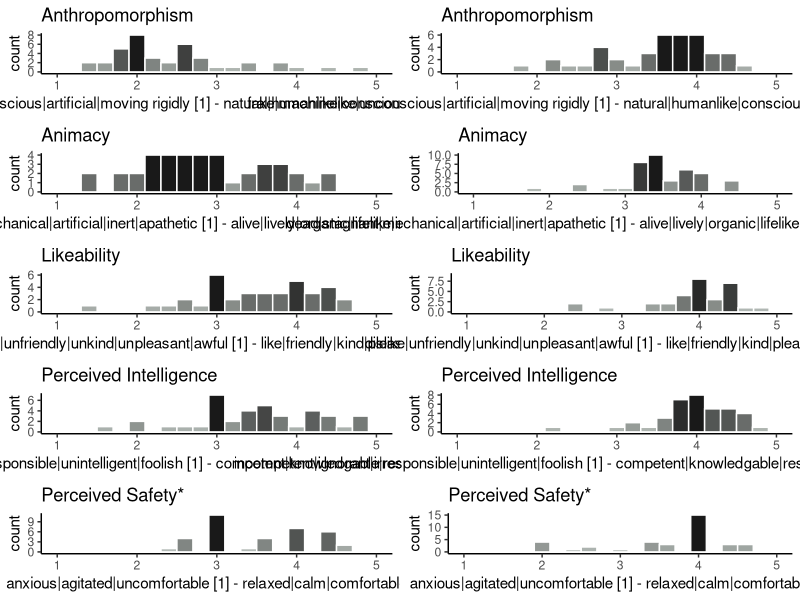

Write the R code that produced this figure.
library(ggplot2)
library(tidyr)
library(dplyr)
library(gridExtra)

####Working Directory different for Apple and Windows!!!#####
#############################################################

#setwd("~/Library/Mobile Documents/com~apple~CloudDocs/Motion follows function/99_Analyses")

glossary <- read.csv('Glossary.csv', sep=";")
dataset <- read.csv('Main_Stud_ORG (csv).csv', header=TRUE, sep=";")
names(dataset)

####DATASET WRANGLING####

    #remove random demographic stuff and initial Godspeed items
    dataset <- select(dataset,  -Authorise_Fotos, -W_Language, -i.G.I.1:-i.Comfort)
    #remove DWV perceived legibility 1 and 2: only mean value will be needed
    dataset <- select(dataset, -DWV.Pleg.1_NP:-DWV.G.I.5)
    #remove BR_see,hear,smell etc.
    dataset <- select(dataset, -BR_See:-BR_Sound)
    #further
    dataset <- select(dataset, -D.Time_i_Sex:-D.Time_f_Sex, -D.Perc_Raw_Leg.1:-D.PLeg.2, -D.Pleg.1_Norm:-D.G.I.5)
    dataset <- select(dataset, -S.Time_i_Sex:-S.Time_f_Sex, -S.PLeg.1:-S.PLeg.2, -S.G.V.1:-S.G.I.5)
    dataset <- select(dataset, -L.Time_i_Sex:-L.Time_f_Sex, -L.PLeg.1:-L.PLeg.2, -L.G.V.1:-L.G.I.5)
    dataset <- select(dataset, -E.Time_i_Sex:-E.Time_f_Sex, -E.PLeg.1:-E.PLeg.2, -E.G.V.1:-E.G.I.5)
    dataset <- select(dataset, -LT.Time_i_Sex, LT.Time_i_or_f, -LT.PLeg.1:-LT.PLeg.2, -LT.G.V.1:-LT.G.I.5)
    dataset <- select(dataset, -BR.G.I.1:-BR.Comfort)
    dataset <- select(dataset, -So_Be:-Li_Bl, -Oth)
    
    #rename certain columns
    names(dataset)[names(dataset) == "ERR"] <- "ExperienceWithRealRobots"


#convert wide format in long format
#dataset_long <- gather(dataset, "Measurement","Value", i.G.I:LT.Desired, factor_key=TRUE)



#qplot(x = MC_Order, data = dataset,
#      color = I('black'), fill = I('#000099'))

#intial_stop <- subset(dataset, MC_Order)
    
    #subsetting using dplyr
    #dataset_new <- dataset %>%
    #                 filter(group =="XXX") %>%
    #                 filter(XX<100)

#by(dataset$variable1, dataset$variable2, summary)


#qplot(x=price/carat, data = diamonds)+
#  facet_wrap(~cut)

####Histograms####


#initial Godspeed single dataset
i_G <- select(dataset, i.G.I:i.G.V.)

#intial Godspeed histograms
i_G_I_histo <- ggplot(data = i_G, aes(i_G$i.G.I)) +
  geom_histogram(binwidth=0.2, aes(fill=..count..), color="white") +
  scale_x_continuous(limits = c(1, 5) ) +
  scale_fill_gradient("Count", low = "#c6cec9", high = "#191919") + 
  labs(title ="Anthropomorphism", x="fake|machinelike|unconscious|artificial|moving rigidly [1] - natural|humanlike|conscious|lifelike|moving elegantly [5]") + 
  guides(fill=FALSE) + 
  theme(panel.grid.major = element_blank(), panel.grid.minor = element_blank(),
        panel.background = element_blank(), axis.line = element_line(colour = "black"))

i_G_II_histo <- ggplot(data = i_G, aes(i_G$i.G.II)) +
  geom_histogram(binwidth=0.2, aes(fill=..count..), color="white") +
  scale_x_continuous(limits = c(1, 5) ) +
  scale_fill_gradient("Count", low = "#c6cec9", high = "#191919") + 
  labs(title ="Animacy", x="dead|stagnant|mechanical|artificial|inert|apathetic [1] - alive|lively|organic|lifelike|interactive|responsive [5]") + 
  guides(fill=FALSE) + 
  theme(panel.grid.major = element_blank(), panel.grid.minor = element_blank(),
        panel.background = element_blank(), axis.line = element_line(colour = "black"))

i_G_III_histo <- ggplot(data = i_G, aes(i_G$i.G.III)) +
  geom_histogram(binwidth=0.2, aes(fill=..count..), color="white") +
  scale_x_continuous(limits = c(1, 5) ) +
  scale_fill_gradient("Count", low = "#c6cec9", high = "#191919") + 
  labs(title ="Likeability", x="dislike|unfriendly|unkind|unpleasant|awful [1] - like|friendly|kind|pleasant|nice [5]") + 
  guides(fill=FALSE) + 
  theme(panel.grid.major = element_blank(), panel.grid.minor = element_blank(),
        panel.background = element_blank(), axis.line = element_line(colour = "black"))

i_G_IV_histo <- ggplot(data = i_G, aes(i_G$i.G.IV)) +
  geom_histogram(binwidth=0.2, aes(fill=..count..), color="white") +
  scale_x_continuous(limits = c(1, 5) ) +
  scale_fill_gradient("Count", low = "#c6cec9", high = "#191919") + 
  labs(title ="Perceived Intelligence", x="incompetent|ignorant|irresponsible|unintelligent|foolish [1] - competent|knowledgable|responsible|intelligent|sensible [5]") + 
  guides(fill=FALSE) + 
  theme(panel.grid.major = element_blank(), panel.grid.minor = element_blank(),
        panel.background = element_blank(), axis.line = element_line(colour = "black"))

i_G_V_histo <- ggplot(data = i_G, aes(i_G$i.G.V.)) +
  geom_histogram(binwidth=0.2, aes(fill=..count..), color="white") +
  scale_x_continuous(limits = c(1, 5) ) +
  scale_fill_gradient("Count", low = "#c6cec9", high = "#191919") + 
  labs(title ="Perceived Safety*", x="anxious|agitated|uncomfortable [1] - relaxed|calm|comfortable [5]") + 
  guides(fill=FALSE) + 
  theme(panel.grid.major = element_blank(), panel.grid.minor = element_blank(),
        panel.background = element_blank(), axis.line = element_line(colour = "black"))

#grid.arrange(i_G_I_histo, i_G_II_histo, i_G_III_histo, i_G_IV_histo, i_G_V_histo, ncol=1)

#BEAM Robot final evaluation _ Comparision to initial mindset on robots
BR_G <- select(dataset, BR.G.I:BR.G.V.)

#intial Godspeed histograms
BR_G_I_histo <- ggplot(data = BR_G, aes(BR_G$BR.G.I)) +
  geom_histogram(binwidth=0.2, aes(fill=..count..), color="white") +
  scale_x_continuous(limits = c(1, 5) ) +
  scale_fill_gradient("Count", low = "#c6cec9", high = "#191919") + 
  labs(title ="Anthropomorphism", x="fake|machinelike|unconscious|artificial|moving rigidly [1] - natural|humanlike|conscious|lifelike|moving elegantly [5]") + 
  guides(fill=FALSE) + 
  theme(panel.grid.major = element_blank(), panel.grid.minor = element_blank(),
        panel.background = element_blank(), axis.line = element_line(colour = "black"))

BR_G_II_histo <- ggplot(data = BR_G, aes(BR_G$BR.G.II)) +
  geom_histogram(binwidth=0.2, aes(fill=..count..), color="white") +
  scale_x_continuous(limits = c(1, 5) ) +
  scale_fill_gradient("Count", low = "#c6cec9", high = "#191919") + 
  labs(title ="Animacy", x="dead|stagnant|mechanical|artificial|inert|apathetic [1] - alive|lively|organic|lifelike|interactive|responsive [5]") + 
  guides(fill=FALSE) + 
  theme(panel.grid.major = element_blank(), panel.grid.minor = element_blank(),
        panel.background = element_blank(), axis.line = element_line(colour = "black"))

BR_G_III_histo <- ggplot(data = BR_G, aes(BR_G$BR.G.III)) +
  geom_histogram(binwidth=0.2, aes(fill=..count..), color="white") +
  scale_x_continuous(limits = c(1, 5) ) +
  scale_fill_gradient("Count", low = "#c6cec9", high = "#191919") + 
  labs(title ="Likeability", x="dislike|unfriendly|unkind|unpleasant|awful [1] - like|friendly|kind|pleasant|nice [5]") + 
  guides(fill=FALSE) + 
  theme(panel.grid.major = element_blank(), panel.grid.minor = element_blank(),
        panel.background = element_blank(), axis.line = element_line(colour = "black"))

BR_G_IV_histo <- ggplot(data = BR_G, aes(BR_G$BR.G.IV)) +
  geom_histogram(binwidth=0.2, aes(fill=..count..), color="white") +
  scale_x_continuous(limits = c(1, 5) ) +
  scale_fill_gradient("Count", low = "#c6cec9", high = "#191919") + 
  labs(title ="Perceived Intelligence", x="incompetent|ignorant|irresponsible|unintelligent|foolish [1] - competent|knowledgable|responsible|intelligent|sensible [5]") + 
  guides(fill=FALSE) + 
  theme(panel.grid.major = element_blank(), panel.grid.minor = element_blank(),
        panel.background = element_blank(), axis.line = element_line(colour = "black"))

BR_G_V_histo <- ggplot(data = BR_G, aes(BR_G$BR.G.V.)) +
  geom_histogram(binwidth=0.2, aes(fill=..count..), color="white") +
  scale_x_continuous(limits = c(1, 5) ) +
  scale_fill_gradient("Count", low = "#c6cec9", high = "#191919") + 
  labs(title ="Perceived Safety*", x="anxious|agitated|uncomfortable [1] - relaxed|calm|comfortable [5]") + 
  guides(fill=FALSE) + 
  theme(panel.grid.major = element_blank(), panel.grid.minor = element_blank(),
        panel.background = element_blank(), axis.line = element_line(colour = "black"))

#grid.arrange(BR_G_I_histo, BR_G_II_histo, BR_G_III_histo, BR_G_IV_histo, BR_G_V_histo, ncol=1)


grid.arrange(i_G_I_histo, BR_G_I_histo, i_G_II_histo, BR_G_II_histo, i_G_III_histo, BR_G_III_histo, i_G_IV_histo, BR_G_IV_histo, i_G_V_histo, BR_G_V_histo, ncol=2)


